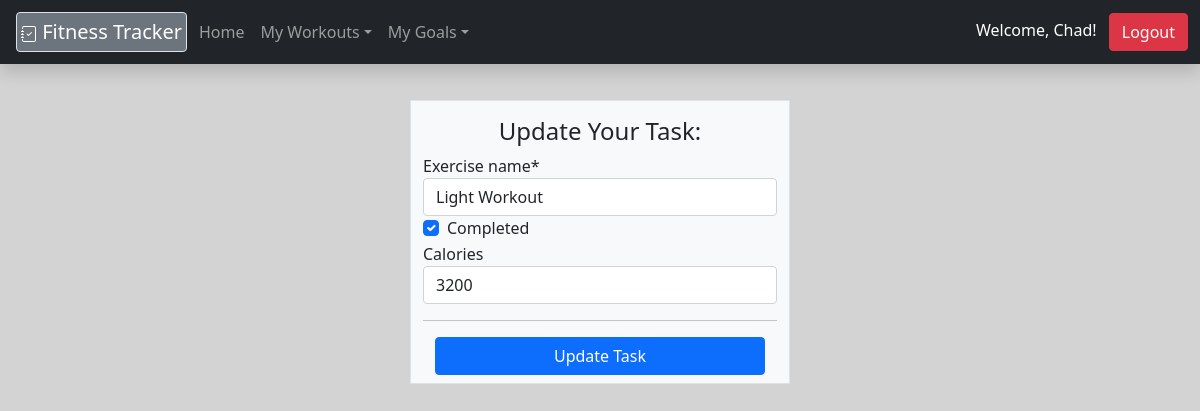
Screenshot of /update/4 (signed in) with the database file from the repository.
### Workout/models.py (models this page shows)
class Exercise(models.Model):
    user = models.ForeignKey(User, on_delete=models.CASCADE, editable=False)
    exercise_name = models.CharField(max_length=200)
    completed = models.BooleanField(default=False)
    calories = models.IntegerField(blank=True, null=True)
    date = models.DateTimeField(auto_now_add=True)

### Workout/views.py (the view)
# urls.py: path('update/<int:workout_id>', views.update_workout, name="update"),
@login_required(login_url='login')
def update_workout(request, workout_id):
    my_workouts = Exercise.objects.get(id=workout_id)
    form = WorkoutForm(request.POST or None, instance=my_workouts)
    if form.is_valid():
        form.save()
        return redirect('workouts')
    context = {'form': form, 'workout_id': workout_id}
    return render(request, 'update.html', context)

### Workout/forms.py
class WorkoutForm(forms.ModelForm):
    class Meta:
        model = Exercise
        fields = '__all__'

### templates/update.html (shortened to what this page needs)
{% extends 'base.html' %}
{% load crispy_forms_tags %}
{% block body %}
    <div class="container">
        <div class="row justify-content-center">
            <div class="col-md-4 border bg-light">
                <h4 class="text-center mt-3">Update Your Task:</h4>
                <form action="" method="post">
                    {{ form|crispy }}
                    <hr>
                    <div class="container">
                        <div class="row justify-content-center my-2">
                            <button class="btn btn-primary" type="submit">Update Task</button>
                        </div>
                    </div>
                </form>
            </div>
        </div>
    </div>
{% endblock %}

### templates/base.html (shortened to what this page needs)
{% load static %}
<!DOCTYPE html>
<html lang="en">
<head>
    <link href="https://cdn.jsdelivr.net/npm/bootstrap@5.1.3/dist/css/bootstrap.min.css" rel="stylesheet">
    <link rel="stylesheet" href="https://cdnjs.cloudflare.com/ajax/libs/font-awesome/5.15.1/css/all.min.css">
    <link rel="stylesheet" href="/static/css/styles.css">
</head>
<body>
<nav class="navbar fixed-top navbar-expand-lg navbar-dark bg-dark shadow">
    <div class="container-fluid">
        <a class="navbar-brand border bg-secondary rounded m-1 p-1" href="home"> Fitness Tracker</a>
        <div class="collapse navbar-collapse" id="navbarSupportedContent">
            <ul class="navbar-nav me-auto">
                <a class="nav-item active">
                    <a class="nav-link" href="/home">Home</a>
                </a>
                <li class="nav-item dropdown">
                    <a class="nav-link dropdown-toggle" href="" id="navbarDropdown" role="button" data-toggle="dropdown" aria-haspopup="true" aria-expanded="false">My Workouts</a>
                </li>
                <li class="nav-item dropdown">
                    <a class="nav-link dropdown-toggle" href="" id="navbarDropdown2" role="button" data-toggle="dropdown" aria-haspopup="true" aria-expanded="false">My Goals</a>
                </li>
            </ul>
            <form class="form-inline">
                {% if user.is_authenticated %}
                    <span class="navbar-text text-dark p-2"> <span class="text-white"> Welcome, {{ user.username }}! </span></span>
                    <a class="btn btn-danger" href="{% url 'logout' %}">Logout</a>
                {% endif %}
            </form>
        </div>
    </div>
</nav>
{% block body %}
{% endblock %}
</body>
</html>

### static/css/styles.css (style rules this page uses)
body { background-color: lightgrey; padding-top: 100px; }

### rows the page displays
Exercise: exercise_name "Light Workout", completed "☑", calories "3200"

### other values shown
{{ user.username }} "Chad"
